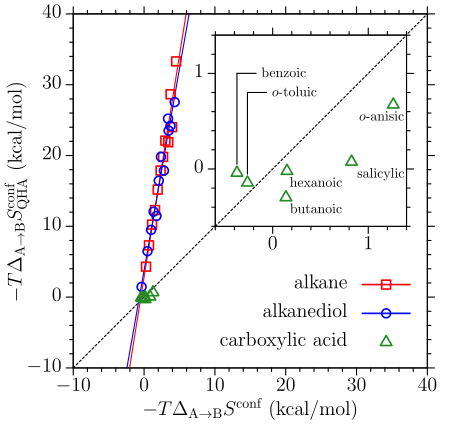

gnuplot code for this plot:
reset


set terminal tikz createstyle color size 110mm,90mm
set output "figure9_plt.tex"
set multiplot
set tics out
set size square 1,1
set margin 0,0,0,0
set size 1,1
set origin 0,0
set border lw 2
set key right bottom maxrow 4 maxcol 1 spacing 1.7 width -4 height 0.3 offset 0,0 noopaque
set yrange[-10:40]
set xrange[-10:40]
set xtics 10 font ",14"
set mxtics 5
set ytics 10 font ",14" offset 1,0
set mytics 5
set ylabel "$-T\\Delta_{\\text{A}\\rightarrow\\text{B}} S^\\text{conf}_\\text{QHA}$ (kcal/mol)"  font ",14" offset -1,0
set xlabel "$-T\\Delta_{\\text{A}\\rightarrow\\text{B}} S^\\text{conf}$ (kcal/mol)" font ",14" offset 0,-0.5
f(x) = x
set key font ",14"
g(x) = a*x + b
a = 1
b = 1
h(x) = c*x + d
c = 1
d = 1

fit g(x) "alkane.dat" using ($8):($9*(-1)) via a,b
fit h(x) "diol.dat" using ($8):($9*(-1)) via c,d
#"$\\Delta S^\\text{conf}=\\Delta_{\\text{A}\\rightarrow\\text{B}}S^\\text{conf}_\\text{QHA}$",\

p \
g(x) w l lw 2  lc rgb "red" notitle ,\
h(x) w l lw 2  lc rgb "blue" notitle ,\
NaN w linespoint lw 3  pt 4 ps 2 lc rgb "red" title "alkane",\
NaN w linespoint lw 3  pt 6 ps 2 lc rgb "blue" title "alkanediol",\
f(x) w l lw 2 dt (2,2) lc rgb "black" notitle,\
"alkane.dat" u ($8):($9*(-1)) w p lw 3 pt 4 ps 2 lc rgb "red" notitle,\
"diol.dat" u ($8):($9*(-1))  w p lw 3 pt 6 ps 2 lc rgb "blue" notitle,\
"acid.dat" u 8:($9*(-1)) w p lw 3 pt 8 ps 3 lc rgb "forest-green" title "carboxylic acid"
set object 10 rect \
    from graph 0,0 to graph 1,1 \
    fc rgb "white" fillstyle solid 1.0 
set size 0.54,0.54
set margin 0,0,0,0
set origin 0.37,0.4

set arrow 1 from -0.374,0.049 to -0.374,1 nohead lw 2
set arrow 2 from -0.374,1 to -0.174,1 nohead lw 2
set label 1 "benzoic" at -0.174,1 offset 0.1,0

set arrow 3 from -0.264,-0.054 to -0.264,0.8 nohead lw 2
set arrow 4 from -0.264,0.8 to -0.064,0.8 nohead lw 2
set label 2 "$o$-toluic" at -0.064,0.8 offset 0.1,0

set label 4 "$o$-anisic" at 0.855,0.673 offset 0,-1
set label 5 "salicylic" at 0.821,0.075 offset 0.2,-1
set label 6 "butanoic" at 0.117,-0.297 offset 0.2,-1
set label 7 "hexanoic" at 0.115,-0.021 offset 0.2,-1
set xrange[-0.6:1.4]

set yrange[-0.6:1.4]
set tics 1
set mxtics 5
unset xlabel
unset ylabel
p \
f(x) w l lw 2 dt (2,2) lc rgb "black" notitle,\
"alkane.dat" u ($8):($9*(-1)) w p lw 3 pt 4 ps 2 lc rgb "red" notitle,\
"diol.dat" u ($8):($9*(-1))  w p lw 3 pt 6 ps 2 lc rgb "blue" notitle,\
"acid.dat" u 8:($9*(-1)) w p lw 3 pt 8 ps 3 lc rgb "forest-green" notitle
